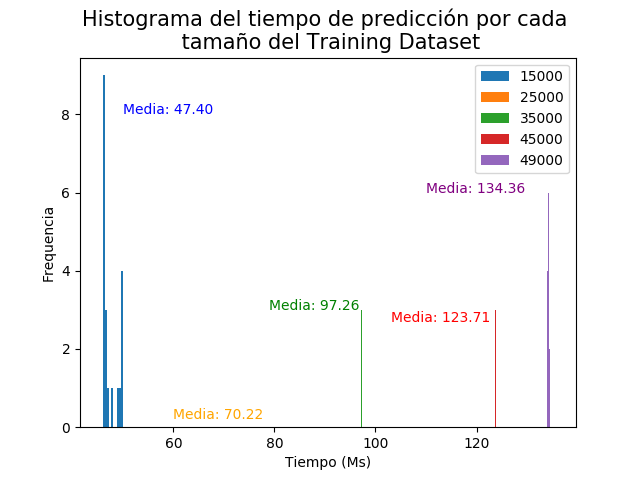

The Python source for this figure:
import csv
import sys
import matplotlib.pyplot as plt
import os
import numpy as np


def get_time(path):
  with open(path, 'r') as csvfile:
    spamreader = csv.reader(csvfile, delimiter=',')

    for row in spamreader:
      if row[0] == 'knn':
        return row[1]


path = '../../ejecucion/outputs/sin_pca/train_size-time/clock/'
results = []
for filename in os.listdir(path):
  size = int(filename[0:-4][19:].split('_i')[0])
  i = int(filename[0:-4][19:].split('_i')[1])
  time = get_time(path + filename)  
  results.append({'size':size, 'i':i, 'time':int(time)})


## Size = 15000
plotA = []
for e in results:
  if e['size'] == 15000:
    plotA.append(e['time'] / 35000.0)

plotA = np.array(plotA)

## Size = 25000
plotB = []
for e in results:
  if e['size'] == 25000:
    plotB.append(e['time'] / 25000.0)

plotB = np.array(plotB)

## Size = 35000
plotC = []
for e in results:
  if e['size'] == 35000:
    plotC.append(e['time'] / 15000.0)

plotC = np.array(plotC)

## Size = 45000
plotD = []
for e in results:
  if e['size'] == 45000:
    plotD.append(e['time'] / 5000.0)

plotD = np.array(plotD)

## Size = 49000
plotE = []
for e in results:
  if e['size'] == 49000:
    plotE.append(e['time'] / 1000.0)

plotE = np.array(plotE)

plt.hist(plotA, label='15000')
#plt.axvline(plotA.mean(), color='k', linestyle='dashed', linewidth=1)

plt.hist(plotB, label='25000')
#plt.axvline(plotB.mean(), color='k', linestyle='dashed', linewidth=1)

plt.hist(plotC, label='35000')
#plt.axvline(plotC.mean(), color='k', linestyle='dashed', linewidth=1)

plt.hist(plotD, label='45000')

plt.hist(plotE, label='49000')

_, max_ = plt.ylim()

plt.text(50, 
         8, 
         'Media: {:.2f}'.format(plotA.mean()), color='blue')


plt.text(60, 
         0.2, 
         'Media: {:.2f}'.format(plotB.mean()), color='orange')


plt.text(79, 
         3, 
         'Media: {:.2f}'.format(plotC.mean()), color='green')


plt.text(103, 
         2.7, 
         'Media: {:.2f}'.format(plotD.mean()), color='red')


plt.text(110, 
         6, 
         'Media: {:.2f}'.format(plotE.mean()), color='purple')

plt.title('Histograma del tiempo de predicción por cada \n tamaño del Training Dataset', fontsize=15)
plt.ylabel('Frequencia')
plt.xlabel('Tiempo (Ms)')
plt.legend()
plt.savefig('graph_knn_vs_train_time.png')